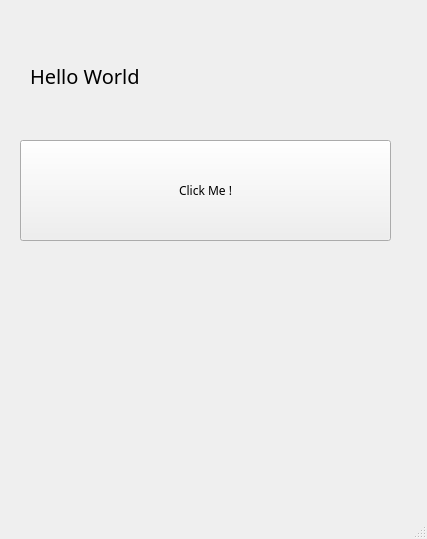
<?xml version="1.0" encoding="UTF-8"?>
<ui version="4.0">
 <class>MainWindow</class>
 <widget class="QMainWindow" name="MainWindow">
  <property name="geometry">
   <rect>
    <x>0</x>
    <y>0</y>
    <width>427</width>
    <height>539</height>
   </rect>
  </property>
  <property name="windowTitle">
   <string>MainWindow</string>
  </property>
  <widget class="QWidget" name="centralwidget">
   <widget class="QPushButton" name="btnClick">
    <property name="geometry">
     <rect>
      <x>20</x>
      <y>140</y>
      <width>371</width>
      <height>101</height>
     </rect>
    </property>
    <property name="font">
     <font>
      <family>Ravie</family>
     </font>
    </property>
    <property name="text">
     <string>Click Me !</string>
    </property>
   </widget>
   <widget class="QLabel" name="lblHello">
    <property name="geometry">
     <rect>
      <x>30</x>
      <y>50</y>
      <width>351</width>
      <height>51</height>
     </rect>
    </property>
    <property name="font">
     <font>
      <family>MV Boli</family>
      <pointsize>15</pointsize>
      <weight>50</weight>
      <bold>false</bold>
     </font>
    </property>
    <property name="text">
     <string>Hello World</string>
    </property>
   </widget>
  </widget>
  <widget class="QMenuBar" name="menubar">
   <property name="geometry">
    <rect>
     <x>0</x>
     <y>0</y>
     <width>427</width>
     <height>21</height>
    </rect>
   </property>
  </widget>
  <widget class="QStatusBar" name="statusbar"/>
 </widget>
 <resources/>
 <connections/>
</ui>
